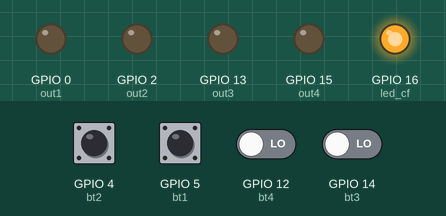
The sketch below on a simulated ESP8266 (NodeMCU). Shown: output pins drawn as LEDs (lit = HIGH). The test bench sets the inputs (shaded band); at power-on: GPIO 4 (bt2), GPIO 5 (bt1), GPIO 12 (bt4), GPIO 14 (bt3) LOW. WiFi joins after 1.5 s; servers stay silent unless stated; no MQTT or app messages arrive unless stated; what the sketch prints to the serial monitor is not drawn.

Above: at 3.2 s.
3.3 s: GPIO 4 (bt2) driven HIGH
At 3.8 s:
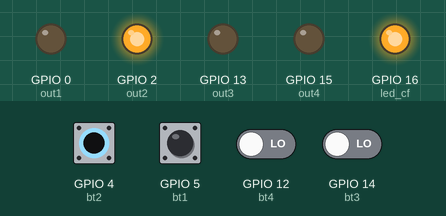
4.8 s: GPIO 5 (bt1) driven HIGH
7.8 s: GPIO 12 (bt4) driven HIGH
10.8 s: GPIO 14 (bt3) driven HIGH
13.8 s: GPIO 4 (bt2) pulsed LOW 5 times (0.12 s each, 0.3 s apart)
18.3 s: GPIO 5 (bt1) pulsed LOW 5 times (0.12 s each, 0.3 s apart)
At 134.3 s:
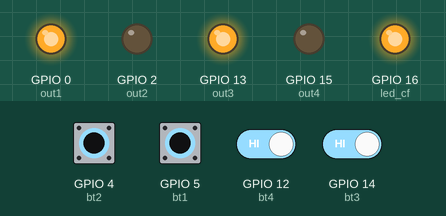
Timing chart, 0 to 135.8 s (numbered marks = the images above; inputs shaded):
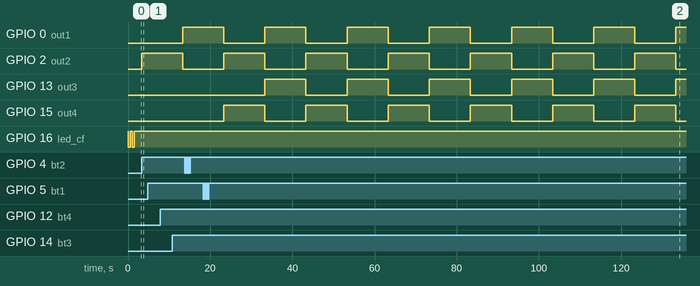

Measured:
- after the input at 3.3 s, GPIO 2 (out2): LOW → HIGH at once
- after the input at 4.8 s, every drawn part: stays the same
- after the input at 7.8 s, every drawn part: stays the same
- after the input at 13.8 s, every drawn part: stays the same
- by itself, GPIO 0 (out1), GPIO 13 (out3), GPIO 15 (out4): alternates HIGH for 10.0 s and LOW for 10.0 s

The sketch:

201022_DATN.ino
```cpp
#include <ESP8266WiFi.h>
#include <PubSubClient.h>

const char* ssid = "nta3100";
const char* password = "20173616";
const char* mqtt_server = "broker.hivemq.com";
const int _10sec = 10* 1000;
const int _1min = 60 * 1000;
const int _20sec = 20*1000;

WiFiClient espClient;
PubSubClient client(espClient);
unsigned long lastUpdate=0;

byte led_cf = 16; //D0
byte bt1 = 5;  //D1
byte bt2 = 4;  //D2
byte bt3 = 14; //D5
byte bt4 = 12; //D6
byte out1 = 0;   //D3
byte out2 = 2;   //D4
byte out3 = 13;  //D7
byte out4 = 15;   //D8
bool out1_state = LOW, out2_state = LOW, out3_state = LOW, out4_state = LOW;
bool long_pressed = false, check_long_press = false;
bool pressed = false;
int long_press_time = 0, bt_flag = 0;
long mqtt_rec, wifi_rec;

// ham doc nut an
void read_bt(void);
// ham thay doi trang thai relay
void change_output(void);
// ham set up wifi
void setup_wifi(int numper_try);
// ham nhan msg mqtt
void callback(char* topic, byte* payload, unsigned int length);
// ham reconnect server mqtt
void reconnect(int number_try);
// ham update trang thay hien tai cua switch
void update_state(void);
// ham xu li nut an giu
void long_press(void);
// ham isr
ICACHE_RAM_ATTR void isr_pressed(void){
  noInterrupts();
  delayMicroseconds(1000);
  if(digitalRead(bt1) == 1)
  {
    out1_state = !out1_state;
    bt_flag = 1;
  }
  if(digitalRead(bt2) == 1)
  {
    out2_state = !out2_state;
    bt_flag = 2;
  }
  if(digitalRead(bt3) == 1)
  {
    out3_state = !out3_state;
    bt_flag = 3;
  }
  if(digitalRead(bt4) == 1)
  {
    out4_state = !out4_state;
    bt_flag = 4;
  }
  change_output();
  digitalWrite(led_cf, HIGH);
  long_press_time = millis();
  check_long_press = true;
  while(check_long_press)
  {
    switch(bt_flag)
    {
      case 1:
        if(digitalRead(bt1) == 0) check_long_press = false;
        break;
      case 2:
        if(digitalRead(bt2) == 0) check_long_press = false;
        break;
      case 3:
        if(digitalRead(bt3) == 0) check_long_press = false;
        break;
      case 4:
        if(digitalRead(bt4) == 0) check_long_press = false;
        break;
      default:
        break;
    }
    if(millis() - long_press_time > _10sec)
    {
      long_pressed = true;
      break;
    }
  }
  interrupts();
}

void setup() {
  // put your setup code here, to run once:
  // setup wifi
  Serial.begin(115200);
  pinMode(led_cf, OUTPUT);
  digitalWrite(led_cf, HIGH);
  pinMode(bt1, INPUT);
  attachInterrupt(digitalPinToInterrupt(bt1), isr_pressed, RISING);
  pinMode(bt2, INPUT);
  attachInterrupt(digitalPinToInterrupt(bt2), isr_pressed, RISING);
  pinMode(bt3, INPUT);
  attachInterrupt(digitalPinToInterrupt(bt3), isr_pressed, RISING);
  pinMode(bt4, INPUT);
  attachInterrupt(digitalPinToInterrupt(bt4), isr_pressed, RISING);
  pinMode(out1, OUTPUT);
  digitalWrite(out1, LOW);
  pinMode(out2, OUTPUT);
  digitalWrite(out2, LOW);
  pinMode(out3, OUTPUT);
  digitalWrite(out3, LOW);
  pinMode(out4, OUTPUT);
  digitalWrite(out4, LOW);

  setup_wifi(3);
  client.setServer(mqtt_server, 1883);
  client.setCallback(callback);
}

void loop() {
  // put your main code here, to run repeatedly:
//  if(pressed == true)
//  {
//    read_bt();
//  }
//  if(check_long_press == true)
//  {
//    switch(bt_flag)
//    {
//      case 1:
//        if(digitalRead(bt1) == 0) check_long_press = false;
//        break;
//      case 2:
//        if(digitalRead(bt2) == 0) check_long_press = false;
//        break;
//      case 3:
//        if(digitalRead(bt3) == 0) check_long_press = false;
//        break;
//      case 4:
//        if(digitalRead(bt4) == 0) check_long_press = false;
//        break;
//      default:
//        break;
//    }
//    if(millis() - long_press_time > _10sec)
//    {
//      long_pressed = true;
//    }
//  }
//  if(long_pressed == true)
//  {
//    long_press();
//  }
  if(millis() - lastUpdate > _20sec)
  {
    lastUpdate = millis();
    if(client.connected())
    {
      update_state();
    }
  }

  if((WiFi.status() != WL_CONNECTED) && (millis() - wifi_rec < _1min))
  {
    wifi_rec = millis();
    setup_wifi(3);
    digitalWrite(led_cf, HIGH);
  }

  if((WiFi.status() == WL_CONNECTED) && (millis() - mqtt_rec < _1min) && !client.connected())
  {
    mqtt_rec = millis();
    reconnect(3);
    digitalWrite(led_cf, HIGH);
  }
  client.loop();
}

void read_bt(void)
{
  pressed = false;
  check_long_press = true;
  long_press_time = millis();
  delay(100);
  if(digitalRead(bt1) == 1)
  {
    out1_state = !out1_state;
    bt_flag = 1;
  }
  if(digitalRead(bt2) == 1)
  {
    out2_state = !out2_state;
    bt_flag = 2;
  }
  if(digitalRead(bt3) == 1)
  {
    out3_state = !out3_state;
    bt_flag = 3;
  }
  if(digitalRead(bt4) == 1)
  {
    out4_state = !out4_state;
    bt_flag = 4;
  }
  change_output();
}

void change_output(void)
{
  digitalWrite(out1, out1_state);
  digitalWrite(out2, out2_state);
  digitalWrite(out3, out3_state);
  digitalWrite(out4, out4_state);
  update_state();
}

void setup_wifi(int number_try)
{
  int try_times = 0;
  delay(10);
  // We start by connecting to a WiFi network
  Serial.println();
  Serial.print("Connecting to ");
  Serial.println(ssid);

  WiFi.begin(ssid, password);

  while ((WiFi.status() != WL_CONNECTED) && (try_times < number_try)) {
    digitalWrite(led_cf, LOW);
    delay(500);
    digitalWrite(led_cf, HIGH);
    delay(500);
    Serial.print(".");
  }

  randomSeed(micros());
  if(WiFi.status() == WL_CONNECTED)
  {
    Serial.println("");
    Serial.println("WiFi connected");
    Serial.println("IP address: ");
    Serial.println(WiFi.localIP());
  }
  else
  {
    Serial.println("WiFi not connected");
  }
}

void reconnect(int number_try)
{
  int try_times = 0;
  while((!client.connected()) && (try_times < number_try))
  {
    Serial.print("Attemp mqtt connection");
    String clientID = "esp8266-datn";
    if(client.connect(clientID.c_str()))
    {
      Serial.println("connected");
      client.publish("status/datnta", "connected");
//      client.subscribe("status/datnta");
      client.subscribe("cmd/datnta");
    }
    else
    {
      Serial.print("fail, rc=");
      Serial.print(client.state());
      Serial.print("try again in 5sec");
      try_times++;
      digitalWrite(led_cf, LOW);
      delay(1000);
      digitalWrite(led_cf, HIGH);
      delay(1000);
    }
  }
}

void callback(char* topic, byte* payload, unsigned int length)
{
  for (int i = 0; i < length; i++) {
    Serial.print((char)payload[i]);
  }
  Serial.println();
  if((char)payload[0] == '/')
  {
    if((char)payload[1] == '1')
    {
      if((char)payload[3] == '1') out1_state = HIGH;
      else out1_state = LOW;
    }
    else if ((char)payload[1] == '2')
    {
      if((char)payload[3] == '1') out2_state = HIGH;
      else out2_state = LOW;
    }
    else if ((char)payload[1] == '3')
    {
      if((char)payload[3] == '1') out3_state = HIGH;
      else out3_state = LOW;
    }
    else if ((char)payload[1] == '4')
    {
      if((char)payload[3] == '1') out4_state = HIGH;
      else out4_state = LOW;
    }
    change_output();
    update_state();
  }
}

void update_state(void)
{
  if(out1_state == 1)
  {
    client.publish("status/datnta","1/1");
  }
  else
  {
    client.publish("status/datnta","1/0");
  }

  if(out2_state == 1)
  {
    client.publish("status/datnta","2/1");
  }
  else
  {
    client.publish("status/datnta","2/0");
  }

  if(out3_state == 1)
  {
    client.publish("status/datnta","3/1");
  }
  else
  {
    client.publish("status/datnta","3/0");
  }

  if(out4_state == 1)
  {
    client.publish("status/datnta","4/1");
  }
  else
  {
    client.publish("status/datnta","4/0");
  }
}

void long_press(void)
{
  long_pressed = false;
  digitalWrite(led_cf, LOW);
  delayMicroseconds(_1min * 1000);
}
```
